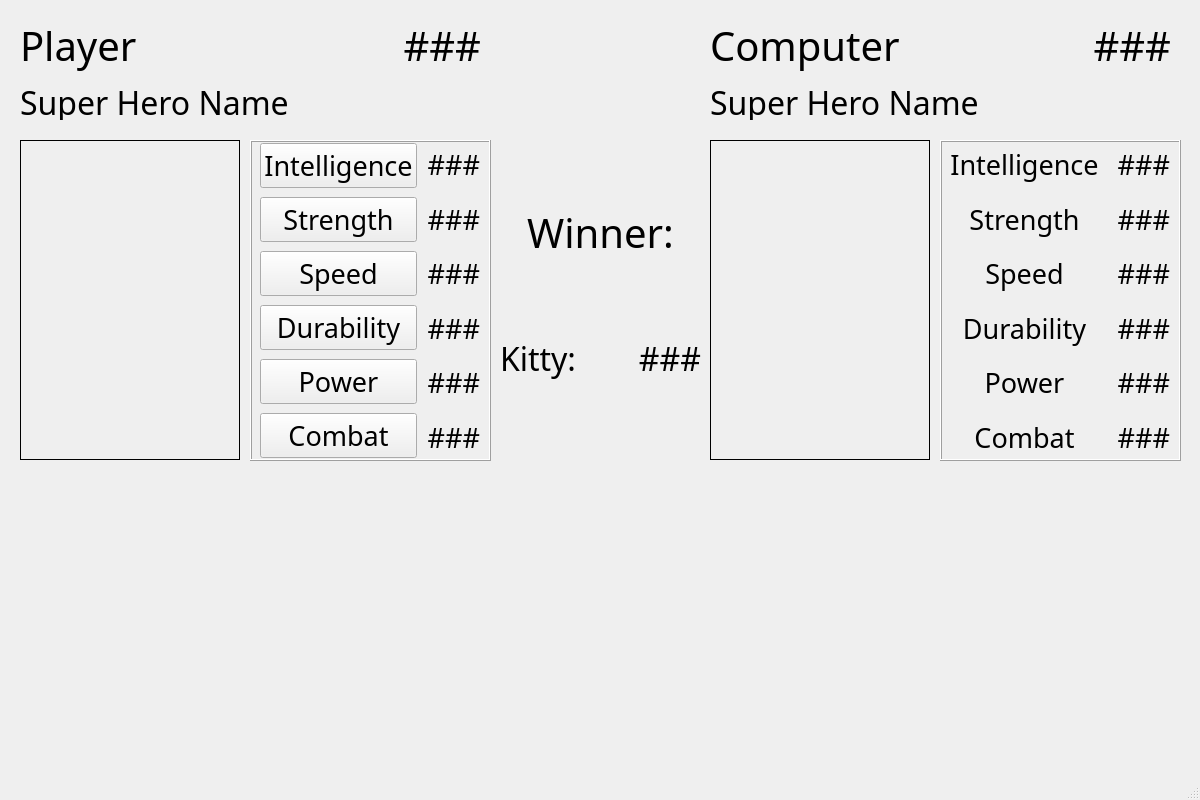
<?xml version="1.0" encoding="UTF-8"?>
<ui version="4.0">
 <class>MainWindow</class>
 <widget class="QMainWindow" name="MainWindow">
  <property name="geometry">
   <rect>
    <x>0</x>
    <y>0</y>
    <width>1200</width>
    <height>800</height>
   </rect>
  </property>
  <property name="windowTitle">
   <string>MainWindow</string>
  </property>
  <widget class="QWidget" name="centralwidget">
   <widget class="QLabel" name="player_img_lb">
    <property name="geometry">
     <rect>
      <x>20</x>
      <y>140</y>
      <width>220</width>
      <height>320</height>
     </rect>
    </property>
    <property name="frameShape">
     <enum>QFrame::Box</enum>
    </property>
    <property name="text">
     <string/>
    </property>
   </widget>
   <widget class="QLabel" name="label_2">
    <property name="geometry">
     <rect>
      <x>20</x>
      <y>20</y>
      <width>371</width>
      <height>51</height>
     </rect>
    </property>
    <property name="font">
     <font>
      <family>Eras Demi ITC</family>
      <pointsize>30</pointsize>
     </font>
    </property>
    <property name="text">
     <string>Player</string>
    </property>
    <property name="alignment">
     <set>Qt::AlignLeading|Qt::AlignLeft|Qt::AlignVCenter</set>
    </property>
   </widget>
   <widget class="QLabel" name="player_name_lb">
    <property name="geometry">
     <rect>
      <x>20</x>
      <y>80</y>
      <width>471</width>
      <height>40</height>
     </rect>
    </property>
    <property name="font">
     <font>
      <family>Eras Demi ITC</family>
      <pointsize>24</pointsize>
     </font>
    </property>
    <property name="text">
     <string>Super Hero Name</string>
    </property>
    <property name="alignment">
     <set>Qt::AlignLeading|Qt::AlignLeft|Qt::AlignTop</set>
    </property>
   </widget>
   <widget class="QFrame" name="frame">
    <property name="geometry">
     <rect>
      <x>250</x>
      <y>140</y>
      <width>241</width>
      <height>321</height>
     </rect>
    </property>
    <property name="autoFillBackground">
     <bool>true</bool>
    </property>
    <property name="frameShape">
     <enum>QFrame::Box</enum>
    </property>
    <property name="frameShadow">
     <enum>QFrame::Raised</enum>
    </property>
    <widget class="QWidget" name="layoutWidget">
     <property name="geometry">
      <rect>
       <x>10</x>
       <y>0</y>
       <width>220</width>
       <height>321</height>
      </rect>
     </property>
     <layout class="QHBoxLayout" name="horizontalLayout">
      <item>
       <layout class="QVBoxLayout" name="verticalLayout">
        <item>
         <widget class="QPushButton" name="player_intel_btn">
          <property name="font">
           <font>
            <family>Eras Demi ITC</family>
            <pointsize>20</pointsize>
            <weight>50</weight>
            <bold>false</bold>
           </font>
          </property>
          <property name="text">
           <string>Intelligence</string>
          </property>
         </widget>
        </item>
        <item>
         <widget class="QPushButton" name="player_str_btn">
          <property name="font">
           <font>
            <family>Eras Demi ITC</family>
            <pointsize>20</pointsize>
           </font>
          </property>
          <property name="text">
           <string>Strength</string>
          </property>
         </widget>
        </item>
        <item>
         <widget class="QPushButton" name="player_spd_btn">
          <property name="font">
           <font>
            <family>Eras Demi ITC</family>
            <pointsize>20</pointsize>
           </font>
          </property>
          <property name="text">
           <string>Speed</string>
          </property>
         </widget>
        </item>
        <item>
         <widget class="QPushButton" name="player_dura_btn">
          <property name="font">
           <font>
            <family>Eras Demi ITC</family>
            <pointsize>20</pointsize>
           </font>
          </property>
          <property name="text">
           <string>Durability</string>
          </property>
         </widget>
        </item>
        <item>
         <widget class="QPushButton" name="player_pwr_btn">
          <property name="font">
           <font>
            <family>Eras Demi ITC</family>
            <pointsize>20</pointsize>
           </font>
          </property>
          <property name="text">
           <string>Power</string>
          </property>
         </widget>
        </item>
        <item>
         <widget class="QPushButton" name="player_combat_btn">
          <property name="font">
           <font>
            <family>Eras Demi ITC</family>
            <pointsize>20</pointsize>
           </font>
          </property>
          <property name="text">
           <string>Combat</string>
          </property>
         </widget>
        </item>
       </layout>
      </item>
      <item>
       <layout class="QVBoxLayout" name="verticalLayout_2">
        <item>
         <widget class="QLabel" name="player_intel_lb">
          <property name="font">
           <font>
            <family>Eras Demi ITC</family>
            <pointsize>20</pointsize>
           </font>
          </property>
          <property name="text">
           <string>###</string>
          </property>
          <property name="alignment">
           <set>Qt::AlignRight|Qt::AlignTrailing|Qt::AlignVCenter</set>
          </property>
         </widget>
        </item>
        <item>
         <widget class="QLabel" name="player_str_lb">
          <property name="font">
           <font>
            <family>Eras Demi ITC</family>
            <pointsize>20</pointsize>
           </font>
          </property>
          <property name="text">
           <string>###</string>
          </property>
          <property name="alignment">
           <set>Qt::AlignRight|Qt::AlignTrailing|Qt::AlignVCenter</set>
          </property>
         </widget>
        </item>
        <item>
         <widget class="QLabel" name="player_spd_lb">
          <property name="font">
           <font>
            <family>Eras Demi ITC</family>
            <pointsize>20</pointsize>
           </font>
          </property>
          <property name="text">
           <string>###</string>
          </property>
          <property name="alignment">
           <set>Qt::AlignRight|Qt::AlignTrailing|Qt::AlignVCenter</set>
          </property>
         </widget>
        </item>
        <item>
         <widget class="QLabel" name="player_dura_lb">
          <property name="font">
           <font>
            <family>Eras Demi ITC</family>
            <pointsize>20</pointsize>
           </font>
          </property>
          <property name="text">
           <string>###</string>
          </property>
          <property name="alignment">
           <set>Qt::AlignRight|Qt::AlignTrailing|Qt::AlignVCenter</set>
          </property>
         </widget>
        </item>
        <item>
         <widget class="QLabel" name="player_pwr_lb">
          <property name="font">
           <font>
            <family>Eras Demi ITC</family>
            <pointsize>20</pointsize>
           </font>
          </property>
          <property name="text">
           <string>###</string>
          </property>
          <property name="alignment">
           <set>Qt::AlignRight|Qt::AlignTrailing|Qt::AlignVCenter</set>
          </property>
         </widget>
        </item>
        <item>
         <widget class="QLabel" name="player_combat_lb">
          <property name="font">
           <font>
            <family>Eras Demi ITC</family>
            <pointsize>20</pointsize>
           </font>
          </property>
          <property name="text">
           <string>###</string>
          </property>
          <property name="alignment">
           <set>Qt::AlignRight|Qt::AlignTrailing|Qt::AlignVCenter</set>
          </property>
         </widget>
        </item>
       </layout>
      </item>
     </layout>
    </widget>
   </widget>
   <widget class="QLabel" name="ai_img_lb">
    <property name="geometry">
     <rect>
      <x>710</x>
      <y>140</y>
      <width>220</width>
      <height>320</height>
     </rect>
    </property>
    <property name="frameShape">
     <enum>QFrame::Box</enum>
    </property>
    <property name="text">
     <string/>
    </property>
   </widget>
   <widget class="QLabel" name="ai_name_lb">
    <property name="geometry">
     <rect>
      <x>710</x>
      <y>80</y>
      <width>471</width>
      <height>40</height>
     </rect>
    </property>
    <property name="font">
     <font>
      <family>Eras Demi ITC</family>
      <pointsize>24</pointsize>
     </font>
    </property>
    <property name="text">
     <string>Super Hero Name</string>
    </property>
    <property name="alignment">
     <set>Qt::AlignLeading|Qt::AlignLeft|Qt::AlignTop</set>
    </property>
   </widget>
   <widget class="QFrame" name="frame_2">
    <property name="geometry">
     <rect>
      <x>940</x>
      <y>140</y>
      <width>241</width>
      <height>321</height>
     </rect>
    </property>
    <property name="autoFillBackground">
     <bool>true</bool>
    </property>
    <property name="frameShape">
     <enum>QFrame::Box</enum>
    </property>
    <property name="frameShadow">
     <enum>QFrame::Raised</enum>
    </property>
    <widget class="QWidget" name="layoutWidget">
     <property name="geometry">
      <rect>
       <x>10</x>
       <y>0</y>
       <width>220</width>
       <height>321</height>
      </rect>
     </property>
     <layout class="QHBoxLayout" name="horizontalLayout_2">
      <item>
       <layout class="QVBoxLayout" name="verticalLayout_3">
        <item>
         <widget class="QLabel" name="label_8">
          <property name="font">
           <font>
            <family>Eras Demi ITC</family>
            <pointsize>20</pointsize>
           </font>
          </property>
          <property name="text">
           <string>Intelligence</string>
          </property>
          <property name="alignment">
           <set>Qt::AlignCenter</set>
          </property>
         </widget>
        </item>
        <item>
         <widget class="QLabel" name="label_7">
          <property name="font">
           <font>
            <family>Eras Demi ITC</family>
            <pointsize>20</pointsize>
           </font>
          </property>
          <property name="text">
           <string>Strength</string>
          </property>
          <property name="alignment">
           <set>Qt::AlignCenter</set>
          </property>
         </widget>
        </item>
        <item>
         <widget class="QLabel" name="label_6">
          <property name="font">
           <font>
            <family>Eras Demi ITC</family>
            <pointsize>20</pointsize>
           </font>
          </property>
          <property name="text">
           <string>Speed</string>
          </property>
          <property name="alignment">
           <set>Qt::AlignCenter</set>
          </property>
         </widget>
        </item>
        <item>
         <widget class="QLabel" name="label_5">
          <property name="font">
           <font>
            <family>Eras Demi ITC</family>
            <pointsize>20</pointsize>
           </font>
          </property>
          <property name="text">
           <string>Durability</string>
          </property>
          <property name="alignment">
           <set>Qt::AlignCenter</set>
          </property>
         </widget>
        </item>
        <item>
         <widget class="QLabel" name="label_4">
          <property name="font">
           <font>
            <family>Eras Demi ITC</family>
            <pointsize>20</pointsize>
           </font>
          </property>
          <property name="text">
           <string>Power</string>
          </property>
          <property name="alignment">
           <set>Qt::AlignCenter</set>
          </property>
         </widget>
        </item>
        <item>
         <widget class="QLabel" name="label">
          <property name="font">
           <font>
            <family>Eras Demi ITC</family>
            <pointsize>20</pointsize>
           </font>
          </property>
          <property name="text">
           <string>Combat</string>
          </property>
          <property name="alignment">
           <set>Qt::AlignCenter</set>
          </property>
         </widget>
        </item>
       </layout>
      </item>
      <item>
       <layout class="QVBoxLayout" name="verticalLayout_4">
        <item>
         <widget class="QLabel" name="ai_intel_lb">
          <property name="font">
           <font>
            <family>Eras Demi ITC</family>
            <pointsize>20</pointsize>
           </font>
          </property>
          <property name="text">
           <string>###</string>
          </property>
          <property name="alignment">
           <set>Qt::AlignRight|Qt::AlignTrailing|Qt::AlignVCenter</set>
          </property>
         </widget>
        </item>
        <item>
         <widget class="QLabel" name="ai_str_lb">
          <property name="font">
           <font>
            <family>Eras Demi ITC</family>
            <pointsize>20</pointsize>
           </font>
          </property>
          <property name="text">
           <string>###</string>
          </property>
          <property name="alignment">
           <set>Qt::AlignRight|Qt::AlignTrailing|Qt::AlignVCenter</set>
          </property>
         </widget>
        </item>
        <item>
         <widget class="QLabel" name="ai_spd_lb">
          <property name="font">
           <font>
            <family>Eras Demi ITC</family>
            <pointsize>20</pointsize>
           </font>
          </property>
          <property name="text">
           <string>###</string>
          </property>
          <property name="alignment">
           <set>Qt::AlignRight|Qt::AlignTrailing|Qt::AlignVCenter</set>
          </property>
         </widget>
        </item>
        <item>
         <widget class="QLabel" name="ai_dura_lb">
          <property name="font">
           <font>
            <family>Eras Demi ITC</family>
            <pointsize>20</pointsize>
           </font>
          </property>
          <property name="text">
           <string>###</string>
          </property>
          <property name="alignment">
           <set>Qt::AlignRight|Qt::AlignTrailing|Qt::AlignVCenter</set>
          </property>
         </widget>
        </item>
        <item>
         <widget class="QLabel" name="ai_pwr_lb">
          <property name="font">
           <font>
            <family>Eras Demi ITC</family>
            <pointsize>20</pointsize>
           </font>
          </property>
          <property name="text">
           <string>###</string>
          </property>
          <property name="alignment">
           <set>Qt::AlignRight|Qt::AlignTrailing|Qt::AlignVCenter</set>
          </property>
         </widget>
        </item>
        <item>
         <widget class="QLabel" name="ai_combat_lb">
          <property name="font">
           <font>
            <family>Eras Demi ITC</family>
            <pointsize>20</pointsize>
           </font>
          </property>
          <property name="text">
           <string>###</string>
          </property>
          <property name="alignment">
           <set>Qt::AlignRight|Qt::AlignTrailing|Qt::AlignVCenter</set>
          </property>
         </widget>
        </item>
       </layout>
      </item>
     </layout>
    </widget>
   </widget>
   <widget class="QLabel" name="label_3">
    <property name="geometry">
     <rect>
      <x>710</x>
      <y>20</y>
      <width>361</width>
      <height>51</height>
     </rect>
    </property>
    <property name="font">
     <font>
      <family>Eras Demi ITC</family>
      <pointsize>30</pointsize>
     </font>
    </property>
    <property name="text">
     <string>Computer</string>
    </property>
    <property name="alignment">
     <set>Qt::AlignLeading|Qt::AlignLeft|Qt::AlignVCenter</set>
    </property>
   </widget>
   <widget class="QLabel" name="player_hand_lb">
    <property name="geometry">
     <rect>
      <x>390</x>
      <y>20</y>
      <width>91</width>
      <height>51</height>
     </rect>
    </property>
    <property name="font">
     <font>
      <family>Eras Demi ITC</family>
      <pointsize>30</pointsize>
     </font>
    </property>
    <property name="text">
     <string>###</string>
    </property>
    <property name="alignment">
     <set>Qt::AlignRight|Qt::AlignTrailing|Qt::AlignVCenter</set>
    </property>
   </widget>
   <widget class="QLabel" name="ai_hand_lb">
    <property name="geometry">
     <rect>
      <x>1080</x>
      <y>20</y>
      <width>91</width>
      <height>51</height>
     </rect>
    </property>
    <property name="font">
     <font>
      <family>Eras Demi ITC</family>
      <pointsize>30</pointsize>
     </font>
    </property>
    <property name="text">
     <string>###</string>
    </property>
    <property name="alignment">
     <set>Qt::AlignRight|Qt::AlignTrailing|Qt::AlignVCenter</set>
    </property>
   </widget>
   <widget class="QWidget" name="">
    <property name="geometry">
     <rect>
      <x>500</x>
      <y>140</y>
      <width>201</width>
      <height>321</height>
     </rect>
    </property>
    <layout class="QVBoxLayout" name="verticalLayout_5">
     <item>
      <widget class="QLabel" name="stat_lb">
       <property name="font">
        <font>
         <family>Eras Demi ITC</family>
         <pointsize>22</pointsize>
        </font>
       </property>
       <property name="text">
        <string/>
       </property>
       <property name="alignment">
        <set>Qt::AlignCenter</set>
       </property>
      </widget>
     </item>
     <item>
      <widget class="QLabel" name="label_9">
       <property name="font">
        <font>
         <family>Eras Demi ITC</family>
         <pointsize>30</pointsize>
        </font>
       </property>
       <property name="text">
        <string>Winner:</string>
       </property>
       <property name="alignment">
        <set>Qt::AlignHCenter|Qt::AlignTop</set>
       </property>
      </widget>
     </item>
     <item>
      <widget class="QLabel" name="win_lb">
       <property name="font">
        <font>
         <family>Eras Demi ITC</family>
         <pointsize>24</pointsize>
        </font>
       </property>
       <property name="text">
        <string/>
       </property>
       <property name="alignment">
        <set>Qt::AlignHCenter|Qt::AlignTop</set>
       </property>
      </widget>
     </item>
     <item>
      <layout class="QHBoxLayout" name="horizontalLayout_3">
       <item>
        <widget class="QLabel" name="label_10">
         <property name="font">
          <font>
           <family>Eras Demi ITC</family>
           <pointsize>24</pointsize>
          </font>
         </property>
         <property name="text">
          <string>Kitty:</string>
         </property>
         <property name="alignment">
          <set>Qt::AlignLeading|Qt::AlignLeft|Qt::AlignTop</set>
         </property>
        </widget>
       </item>
       <item>
        <widget class="QLabel" name="kitty_lb">
         <property name="font">
          <font>
           <family>Eras Demi ITC</family>
           <pointsize>24</pointsize>
          </font>
         </property>
         <property name="text">
          <string>###</string>
         </property>
         <property name="alignment">
          <set>Qt::AlignRight|Qt::AlignTop|Qt::AlignTrailing</set>
         </property>
        </widget>
       </item>
      </layout>
     </item>
     <item>
      <widget class="QLabel" name="victory_lb">
       <property name="font">
        <font>
         <family>Eras Demi ITC</family>
         <pointsize>30</pointsize>
        </font>
       </property>
       <property name="text">
        <string/>
       </property>
       <property name="alignment">
        <set>Qt::AlignHCenter|Qt::AlignTop</set>
       </property>
      </widget>
     </item>
    </layout>
   </widget>
   <zorder>frame</zorder>
   <zorder>player_img_lb</zorder>
   <zorder>label_2</zorder>
   <zorder>player_name_lb</zorder>
   <zorder>ai_img_lb</zorder>
   <zorder>ai_name_lb</zorder>
   <zorder>frame_2</zorder>
   <zorder>label_3</zorder>
   <zorder>player_hand_lb</zorder>
   <zorder>ai_hand_lb</zorder>
   <zorder>win_lb</zorder>
   <zorder>label_9</zorder>
   <zorder>label_10</zorder>
   <zorder>kitty_lb</zorder>
   <zorder>victory_lb</zorder>
   <zorder>stat_lb</zorder>
  </widget>
  <widget class="QStatusBar" name="statusbar"/>
 </widget>
 <resources/>
 <connections/>
</ui>
